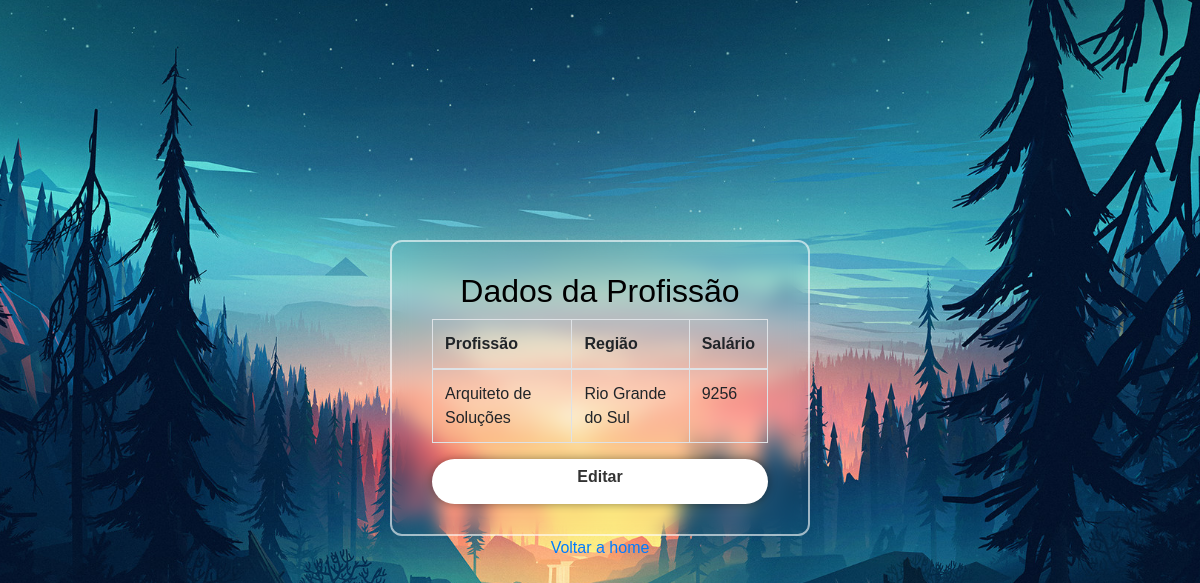
The app's page /professioncad/init (signed in) with its own data.
### tables this page shows
CREATE TABLE professions (
                        id INTEGER PRIMARY KEY AUTOINCREMENT,
                        profession_name TEXT UNIQUE NOT NULL);

CREATE TABLE regions (
                        id INTEGER PRIMARY KEY AUTOINCREMENT,
                        region_name TEXT UNIQUE NOT NULL);

CREATE TABLE profession_data (
                        id INTEGER PRIMARY KEY AUTOINCREMENT,
                        profession_id INTEGER NOT NULL,
                        region_id INTEGER NOT NULL,
                        salary INTEGER NOT NULL,
                        email TEXT UNIQUE NOT NULL,
                        rank INTEGER,
                        FOREIGN KEY (profession_id) REFERENCES professions(id),
                        FOREIGN KEY (region_id) REFERENCES regions(id));

### routes/professioncad.py (the view, shortened to what this page needs)
@professioncad_route.route('/init')
def professioncad_init():
    if 'user' not in session:
        return render_template('indexL.html')
    user_email = session['user']
    conn = sqlite3.connect('professions.db')
    cursor = conn.cursor()
    cursor.execute('''
        SELECT pd.salary, p.profession_name, r.region_name
        FROM profession_data pd
        JOIN professions p ON pd.profession_id = p.id
        JOIN regions r ON pd.region_id = r.id
        WHERE pd.email = ?
    ''', (user_email,))
    user_data = cursor.fetchone()
    if user_data:
        conn.close()
        return render_template('user_profession_data.html', user_data=user_data)

### templates/user_profession_data.html (shortened to what this page needs)
<!DOCTYPE html>
<html lang="pt-BR">
<head>
    <link rel="stylesheet" href="/static/stylesB.css">
    <link rel="stylesheet" href="https://stackpath.bootstrapcdn.com/bootstrap/4.5.2/css/bootstrap.min.css">
</head>
<body>
    <table>
        <tr>
        <td>
    <div class="wrapper">
        <h2 class="text-center">Dados da Profissão</h2>
        <table class="table table-bordered">
            <thead>
                <tr>
                    <th>Profissão</th>
                    <th>Região</th>
                    <th>Salário</th>
                </tr>
            </thead>
            <tbody>
                <tr>
                    <td>{{ user_data[1] }}</td>
                    <td>{{ user_data[2] }}</td>
                    <td>{{ user_data[0] }}</td>
                </tr>
            </tbody>
        </table>
        <a href="/edit_profession" class="btn btn-primary">Editar</a>
    </div>
    </td>
    </tr>
    <tr>
    <td>
    <div class="button-container" style="text-align: center; gap: 20px; ">
        <a href="/home/return">Voltar a home</a>
    </div>
    </td>
    </tr>
    </table>
</body>
</html>

### static/stylesB.css (style rules this page uses)
* { margin: 0; padding: 0; box-sizing: border-box; font-family: "Poppins", sans-serif; }
body { display: flex; justify-content: center; align-items: center; min-height: 100vh; background: url(/static/ImagemTeste.jpg) no-repeat; background-size: cover; background-position: center; }
.wrapper { width: 420px; background: transparent; border: 2px solid rgba(255, 255, 255, .6); backdrop-filter: blur(9px); color: #000000; border-radius: 12px; padding: 30px 40px; }
.wrapper .btn { width: 100%; height: 45px; background: #fff; border: none; outline: none; border-radius: 40px; box-shadow: 0 0 10px rgba(0, 0, 0, .4); cursor: pointer; font-size: 16px; color: #333; font-weight: 600; }

### records on screen
professions: profession_name "Arquiteto de Soluções"
regions: region_name "Rio Grande do Sul"
profession_data: salary "9256"
